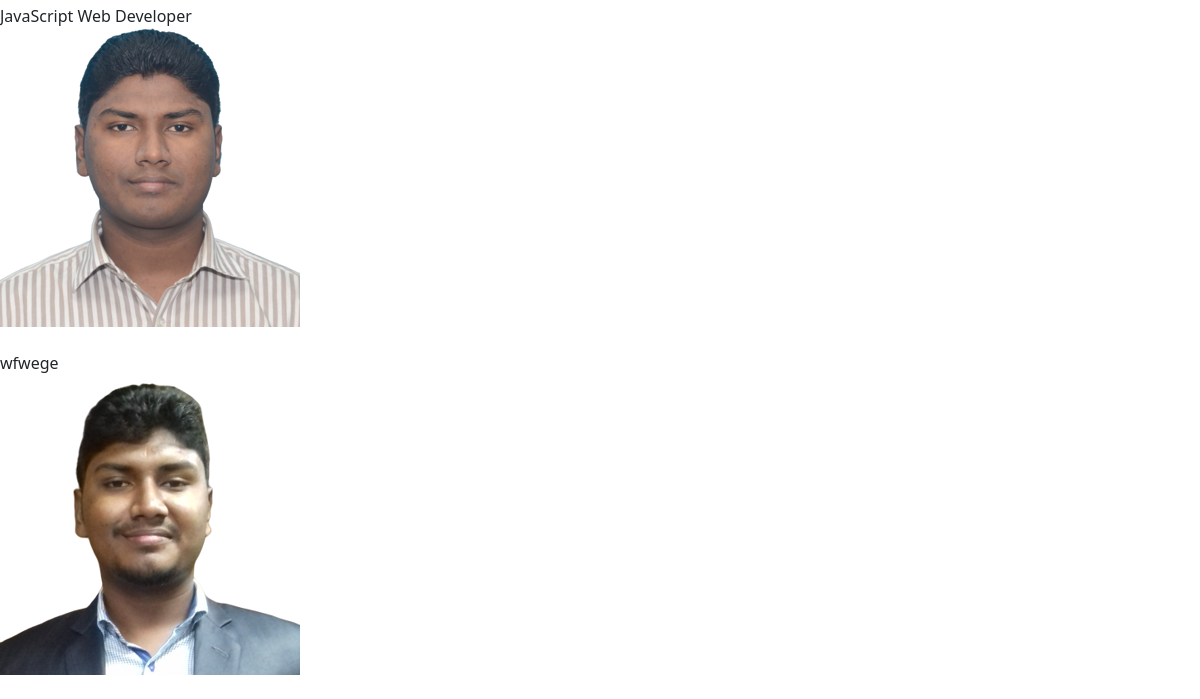
/tution/posts/ (lower part), run on an earlier commit of the app's database.
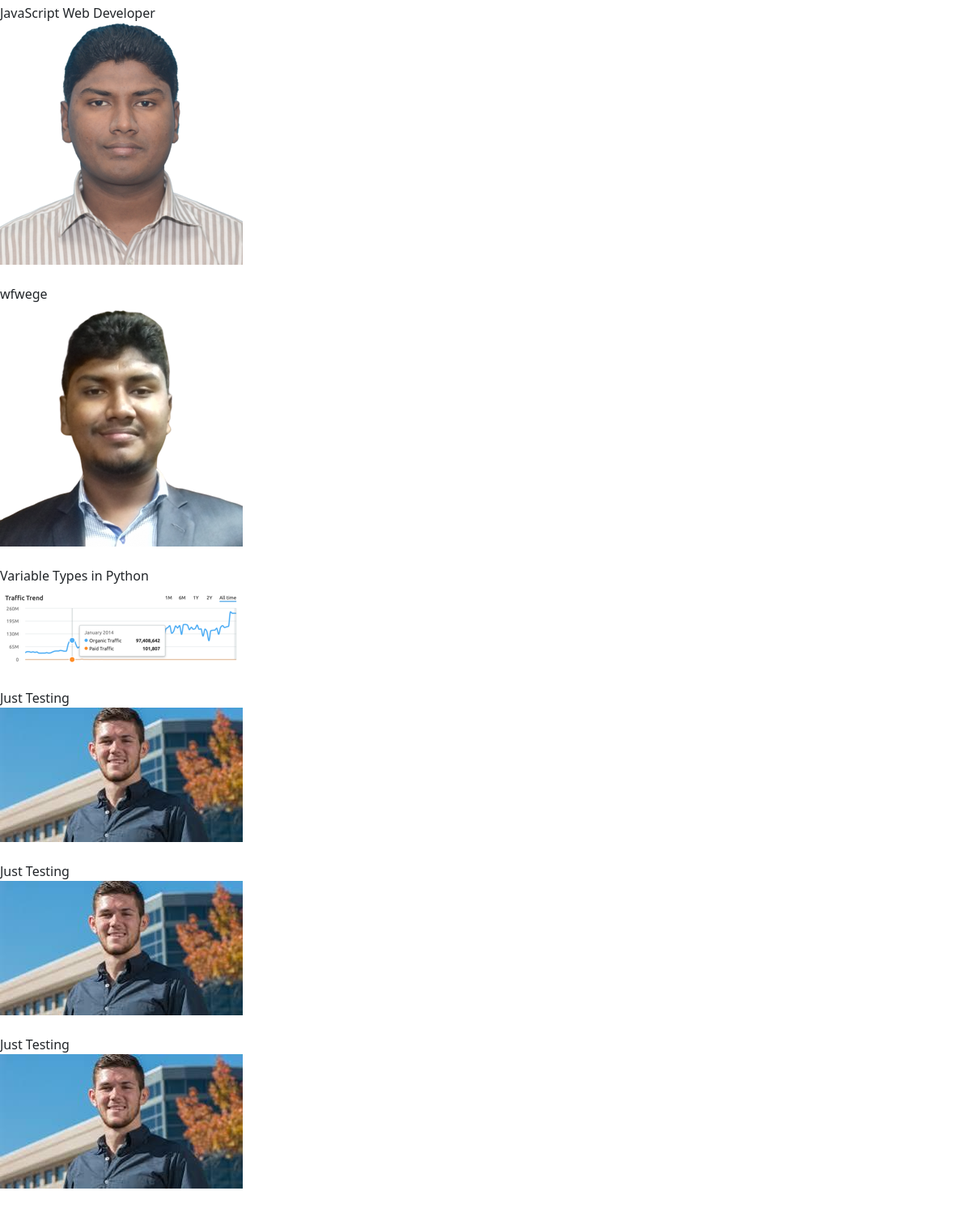
And on a later commit of the database.
### tution/models.py (models this page shows, shortened)
class Post(models.Model):
    CATEGORY =(
        ('Teacher' , 'Teacher'),
        ('Student' , 'Student'),
    )
    MEDIUM =(
        ('Bangla', 'Bangla'),
        ('English', 'English'),
        ('Arabic', 'Arabic'),
        ('Hindi', 'Hindi'),
        ('Urdu', 'Urdu'),
    )
    user = models.ForeignKey(User, on_delete=models.CASCADE, blank=True, null=True)
    id = models.AutoField(primary_key=True)
    title = models.CharField(max_length=100)
    slug = models.CharField(max_length=100, default=title)
    email = models.EmailField(max_length=100)
    salary = models.IntegerField()
    details = models.TextField(max_length=600)
    available = models.BooleanField()
    category = models.CharField(max_length=100, choices=CATEGORY)
    image = models.ImageField(default='default.png', upload_to='tution/images/')
    medium = MultiSelectField(max_length=100, max_choices=5, choices=MEDIUM, default='Bangla')
    subject = models.ManyToManyField(Subject, related_name='subject_set')
    class_in = models.ManyToManyField(Class_in, related_name='class_set')
    created_at = models.DateTimeField(default=now)

### tution/views.py (the view)
# urls.py: path('posts/', postview, name='postview'),
def postview(request):
    post = Post.objects.all()
    return render(request, 'tution/postview.html', {'post':post})

### templates/tution/postview.html (shortened to what this page needs)
{% extends 'basic.html' %}
{% block body %}
{% for i in post %}
    {{i.title}}</br>
    <img src="/media/{{i.image}}" class="" alt="">
    {% endfor %}
{% endblock body %}

### templates/basic.html (shortened to what this page needs)
<!doctype html>
<html lang="en">
  <head>
    <link href="https://cdn.jsdelivr.net/npm/bootstrap@5.0.0-beta1/dist/css/bootstrap.min.css" rel="stylesheet">
  </head>
  <body>
    {% block body %}
    {% endblock body %}
  </body>
</html>

What changed in the data, as far as the page shows it:
added Post: title "Variable Types in Python", image (picture)
added Post: title "Just Testing", image (picture)
added Post: title "Just Testing", image (picture)
added Post: title "Just Testing", image (picture)
